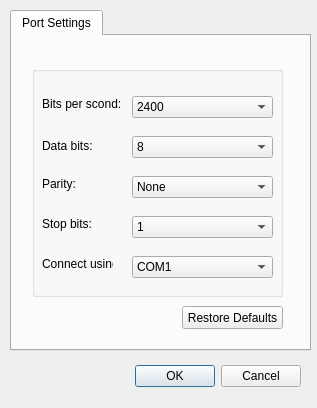
<?xml version="1.0" encoding="UTF-8"?>
<ui version="4.0">
 <class>ConfigDialog</class>
 <widget class="QDialog" name="ConfigDialog">
  <property name="geometry">
   <rect>
    <x>0</x>
    <y>0</y>
    <width>317</width>
    <height>408</height>
   </rect>
  </property>
  <property name="windowTitle">
   <string>Communication Properties</string>
  </property>
  <widget class="QDialogButtonBox" name="buttonBox">
   <property name="geometry">
    <rect>
     <x>-40</x>
     <y>360</y>
     <width>341</width>
     <height>32</height>
    </rect>
   </property>
   <property name="orientation">
    <enum>Qt::Horizontal</enum>
   </property>
   <property name="standardButtons">
    <set>QDialogButtonBox::Cancel|QDialogButtonBox::Ok</set>
   </property>
  </widget>
  <widget class="QTabWidget" name="tabWidget">
   <property name="geometry">
    <rect>
     <x>10</x>
     <y>10</y>
     <width>301</width>
     <height>341</height>
    </rect>
   </property>
   <property name="currentIndex">
    <number>0</number>
   </property>
   <widget class="QWidget" name="portSettings">
    <attribute name="title">
     <string>Port Settings</string>
    </attribute>
    <widget class="QGroupBox" name="groupBox">
     <property name="geometry">
      <rect>
       <x>20</x>
       <y>30</y>
       <width>251</width>
       <height>231</height>
      </rect>
     </property>
     <property name="title">
      <string/>
     </property>
     <widget class="QLabel" name="labelBps">
      <property name="geometry">
       <rect>
        <x>10</x>
        <y>30</y>
        <width>91</width>
        <height>16</height>
       </rect>
      </property>
      <property name="text">
       <string>Bits per scond:</string>
      </property>
     </widget>
     <widget class="QComboBox" name="comboBoxBps">
      <property name="geometry">
       <rect>
        <x>100</x>
        <y>30</y>
        <width>141</width>
        <height>22</height>
       </rect>
      </property>
      <item>
       <property name="text">
        <string>2400</string>
       </property>
      </item>
      <item>
       <property name="text">
        <string>1200</string>
       </property>
      </item>
     </widget>
     <widget class="QLabel" name="labelDataBits">
      <property name="geometry">
       <rect>
        <x>10</x>
        <y>70</y>
        <width>61</width>
        <height>20</height>
       </rect>
      </property>
      <property name="text">
       <string>Data bits:</string>
      </property>
     </widget>
     <widget class="QComboBox" name="comboBoxDataBits">
      <property name="geometry">
       <rect>
        <x>100</x>
        <y>70</y>
        <width>141</width>
        <height>22</height>
       </rect>
      </property>
      <item>
       <property name="text">
        <string>8</string>
       </property>
      </item>
      <item>
       <property name="text">
        <string>7</string>
       </property>
      </item>
      <item>
       <property name="text">
        <string>6</string>
       </property>
      </item>
      <item>
       <property name="text">
        <string>5</string>
       </property>
      </item>
     </widget>
     <widget class="QLabel" name="labelParity">
      <property name="geometry">
       <rect>
        <x>10</x>
        <y>110</y>
        <width>61</width>
        <height>16</height>
       </rect>
      </property>
      <property name="text">
       <string>Parity:</string>
      </property>
     </widget>
     <widget class="QComboBox" name="comboBoxParity">
      <property name="geometry">
       <rect>
        <x>100</x>
        <y>110</y>
        <width>141</width>
        <height>22</height>
       </rect>
      </property>
      <item>
       <property name="text">
        <string>None</string>
       </property>
      </item>
      <item>
       <property name="text">
        <string>Even</string>
       </property>
      </item>
      <item>
       <property name="text">
        <string>Odd</string>
       </property>
      </item>
     </widget>
     <widget class="QLabel" name="labelStopBits">
      <property name="geometry">
       <rect>
        <x>10</x>
        <y>150</y>
        <width>61</width>
        <height>16</height>
       </rect>
      </property>
      <property name="text">
       <string>Stop bits:</string>
      </property>
     </widget>
     <widget class="QComboBox" name="comboBoxStopBits">
      <property name="geometry">
       <rect>
        <x>100</x>
        <y>150</y>
        <width>141</width>
        <height>22</height>
       </rect>
      </property>
      <item>
       <property name="text">
        <string>1</string>
       </property>
      </item>
      <item>
       <property name="text">
        <string>1.5</string>
       </property>
      </item>
      <item>
       <property name="text">
        <string>2</string>
       </property>
      </item>
     </widget>
     <widget class="QLabel" name="labelPortName">
      <property name="geometry">
       <rect>
        <x>10</x>
        <y>190</y>
        <width>71</width>
        <height>16</height>
       </rect>
      </property>
      <property name="text">
       <string>Connect using:</string>
      </property>
     </widget>
     <widget class="QComboBox" name="comboBoxPortName">
      <property name="geometry">
       <rect>
        <x>100</x>
        <y>190</y>
        <width>141</width>
        <height>22</height>
       </rect>
      </property>
      <item>
       <property name="text">
        <string>COM1</string>
       </property>
      </item>
      <item>
       <property name="text">
        <string>COM2</string>
       </property>
      </item>
      <item>
       <property name="text">
        <string>COM3</string>
       </property>
      </item>
      <item>
       <property name="text">
        <string>COM4</string>
       </property>
      </item>
     </widget>
    </widget>
    <widget class="QPushButton" name="pushButtonRestoreDefaults">
     <property name="geometry">
      <rect>
       <x>170</x>
       <y>270</y>
       <width>101</width>
       <height>23</height>
      </rect>
     </property>
     <property name="text">
      <string>Restore Defaults</string>
     </property>
    </widget>
   </widget>
  </widget>
 </widget>
 <resources/>
 <connections>
  <connection>
   <sender>buttonBox</sender>
   <signal>accepted()</signal>
   <receiver>ConfigDialog</receiver>
   <slot>accept()</slot>
   <hints>
    <hint type="sourcelabel">
     <x>248</x>
     <y>254</y>
    </hint>
    <hint type="destinationlabel">
     <x>157</x>
     <y>274</y>
    </hint>
   </hints>
  </connection>
  <connection>
   <sender>buttonBox</sender>
   <signal>rejected()</signal>
   <receiver>ConfigDialog</receiver>
   <slot>reject()</slot>
   <hints>
    <hint type="sourcelabel">
     <x>316</x>
     <y>260</y>
    </hint>
    <hint type="destinationlabel">
     <x>286</x>
     <y>274</y>
    </hint>
   </hints>
  </connection>
 </connections>
</ui>
